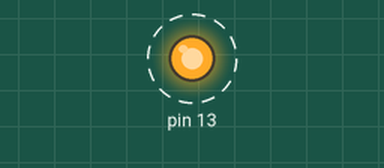
This sketch was run on a simulated Arduino Uno, built with avr-gcc and run on an emulated ATmega328P. On the bench: output pins drawn as LEDs (lit = HIGH). Dashed ring = blinking. What the sketch prints to the serial monitor is not drawn.

Above: at 0.5 s.
Timing chart, 0 to 4.6 s (numbered marks = the images above):
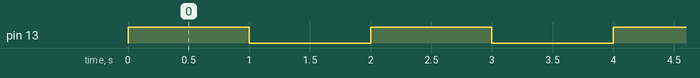

Measured:
- by itself, pin 13: alternates HIGH for 1.0 s and LOW for 1.0 s

The sketch:

act1-ledblink.ino
```cpp
void setup() {
  // Using a digital pin: set LED pin to output.
  // The board contain digital pins that can be used as an input or output.
  // They can send data as control signals or inputs to read data.
  Serial.begin(9600);
  Serial.println("Hello World");
  pinMode(13, OUTPUT);
}

void loop() {
  // put your main code here, to run repeatedly.

  // power on the led

  digitalWrite(13, HIGH);
  Serial.println("LED ON");
  delay(1000);
  // power off the led
  digitalWrite(13, LOW);
  delay(1000);

  Serial.println("LED OFF");
}
```
